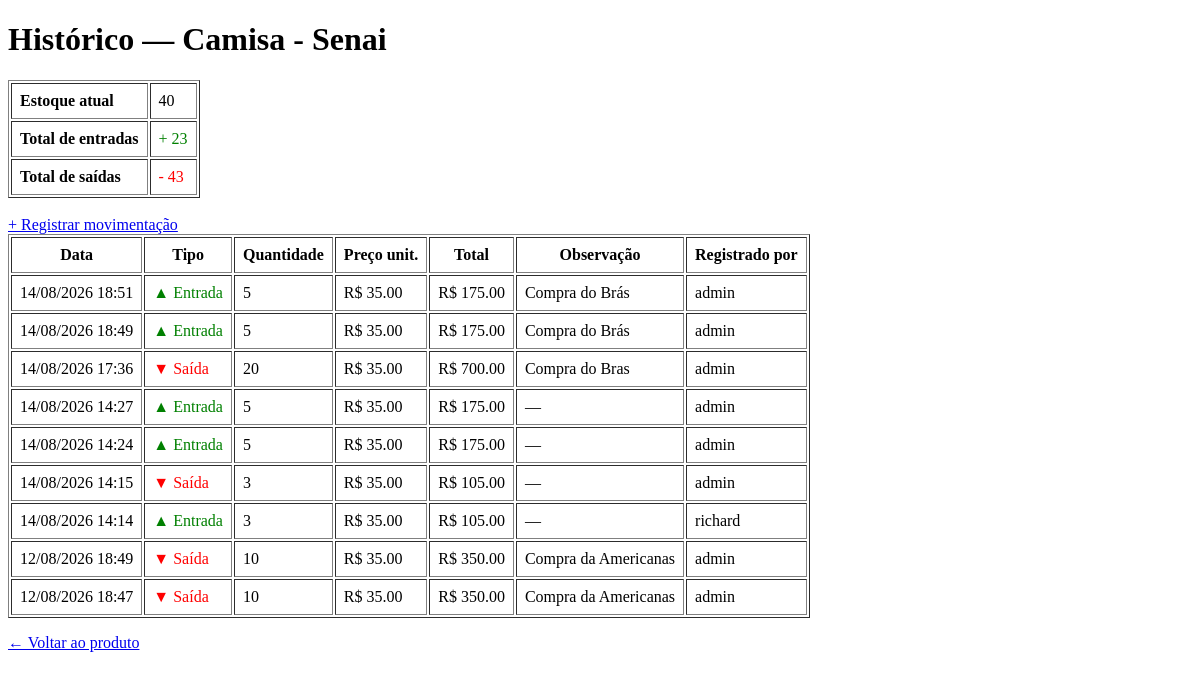
/movimentacoes/produto/1 (signed in), run on an earlier commit of the app's database.
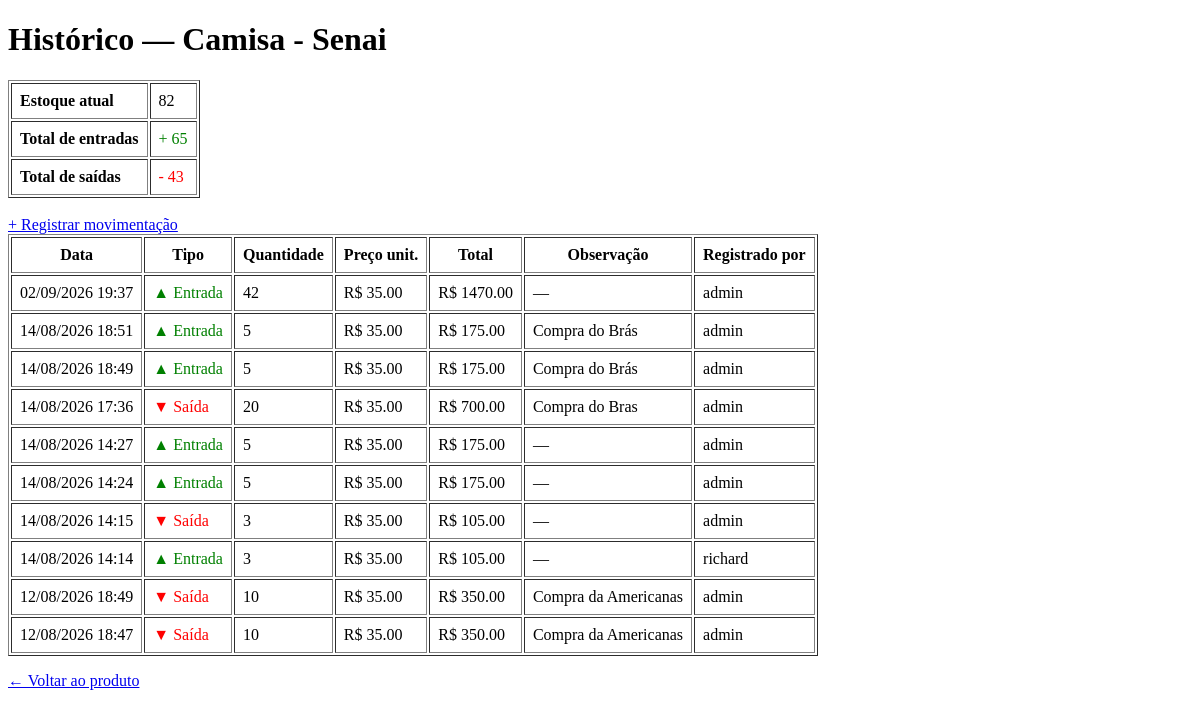
And on a later commit of the database.
### app/models/produto.py (models this page shows, shortened)
class Produto(Base):
    __tablename__ = "produtos"
    id = Column(Integer, primary_key=True, autoincrement=True, index=True)
    nome = Column(String(150), nullable=False, index=True)
    preco = Column(Float, nullable=False, default=0.0)
    estoque_atual = Column(Integer, nullable=False, default=0)
    ativo = Column(Boolean, default=True)
    imagem_path = Column(String(255), nullable=True)
    categoria_id = Column(Integer, ForeignKey("categorias.id", ondelete="SET NULL"), nullable=True )
    categoria = relationship("Categoria", back_populates="produtos")

### app/models/movimentacao.py (models this page shows, shortened)
class Movimentacao(Base):
    __tablename__ = "movimentacoes"
    id         = Column(Integer, primary_key=True, index=True)
    tipo       = Column(
        Enum(TipoMovimentacao),
        nullable=False
    )
    quantidade = Column(Integer, nullable=False)
    preco_unitario = Column(Float, nullable=False, default=0.0)
    observacao = Column(String(255), nullable=True)
    criado_em  = Column(DateTime, server_default=func.now())
    produto_id = Column(
        Integer,
        ForeignKey("produtos.id", ondelete="CASCADE"),
        nullable=False
    )
    usuario_id = Column(
        Integer,
        ForeignKey("usuarios.id", ondelete="SET NULL"),
        nullable=True
    )
    produto = relationship("Produto", backref="movimentacoes")
    usuario = relationship("Usuario", backref="movimentacoes")

### app/models/usuarios.py (models this page shows)
class Usuario(Base):
    __tablename__ = "usuarios"
    id = Column(Integer, primary_key=True, autoincrement=True)
    nome = Column(String(100), nullable=False)
    email = Column(String(150), unique=True, nullable=False)
    senha_hash = Column(String(255), nullable=False)
    role = Column(String(20), nullable=False, default="operador")
    ativo = Column(Boolean, default=True)
    criando_em = Column(DateTime, server_default=func.now())

### app/controllers/movimentacao_controller.py (the view)
@router.get("/produto/{produto_id}")
def historico_produto(
    produto_id: int,
    request: Request,
    db: Session = Depends(get_db),
    usuario = Depends(get_usuario_logado)
):
    produto = db.query(Produto).filter(Produto.id == produto_id).first()
    if not produto:
        return RedirectResponse(url="/produtos", status_code=302)
    movimentacoes = (
        db.query(Movimentacao)
        .filter(Movimentacao.produto_id == produto_id)
        .order_by(Movimentacao.criado_em.desc())
        .all()
    )
    total_entradas = sum(
        m.quantidade for m in movimentacoes
        if m.tipo == TipoMovimentacao.ENTRADA
    )
    total_saidas = sum(
        m.quantidade for m in movimentacoes
        if m.tipo == TipoMovimentacao.SAIDA
    )
    return templates.TemplateResponse(
        request,
        "movimentacoes/historico.html",
        {
            "request":        request,
            "usuario":        usuario,
            "produto":        produto,
            "movimentacoes":  movimentacoes,
            "total_entradas": total_entradas,
            "total_saidas":   total_saidas,
        }
    )

### app/templates/movimentacoes/historico.html (shortened to what this page needs)
<!DOCTYPE html>
<html lang="pt-br">
<head>
</head>
<body>
    <h1>Histórico — {{ produto.nome }}</h1>
    <table border="1" cellpadding="8">
        <tr>
            <td><strong>Estoque atual</strong></td>
            <td>{{ produto.estoque_atual }}</td>
        </tr>
        <tr>
            <td><strong>Total de entradas</strong></td>
            <td style="color:green">+ {{ total_entradas }}</td>
        </tr>
        <tr>
            <td><strong>Total de saídas</strong></td>
            <td style="color:red">- {{ total_saidas }}</td>
        </tr>
    </table>
    <br>
    <a href="/movimentacoes/nova?produto_id={{ produto.id }}">
        + Registrar movimentação
    </a>
    <table border="1" cellpadding="8">
        <thead>
            <tr>
                <th>Data</th>
                <th>Tipo</th>
                <th>Quantidade</th>
                <th>Preço unit.</th>
                <th>Total</th>
                <th>Observação</th>
                <th>Registrado por</th>
            </tr>
        </thead>
        <tbody>
            {% for m in movimentacoes %}
            <tr>
                <td>{{ m.criado_em.strftime('%d/%m/%Y %H:%M') }}</td>
                <td>
                    {% if m.tipo.value == 'entrada' %}
                        <span style="color:green">▲ Entrada</span>
                    {% else %}
                        <span style="color:red">▼ Saída</span>
                    {% endif %}
                </td>
                <td>{{ m.quantidade }}</td>
                <td>R$ {{ "%.2f"|format(m.preco_unitario) }}</td>
                <td>R$ {{ "%.2f"|format(m.valor_total) }}</td>
                <td>{{ m.observacao or "—" }}</td>
                <td>{{ m.usuario.nome if m.usuario else "—" }}</td>
            </tr>
            {% endfor %}
        </tbody>
    </table>
    <p>
        <a href="/produtos/{{ produto.id }}">← Voltar ao produto</a>
    </p>
</body>
</html>

What changed in the data, as far as the page shows it:
changed Produto "Camisa - Senai": estoque_atual "40" → "82"
added Movimentacao: criado_em "02/09/2026 19:37", tipo "▲ Entrada", quantidade "42", preco_unitario "35.00", valor_total "1470.00", observacao "—", usuario "admin"
Also different on the page:
{{ total_entradas }}: "23" → "65"
